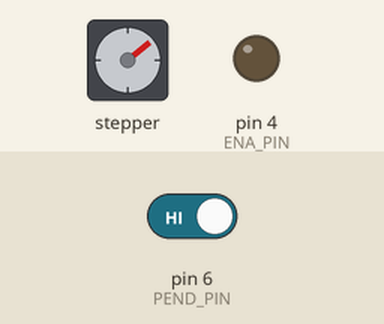
Simulated run of this sketch. Board: Arduino Uno, built with avr-gcc and run on an emulated ATmega328P. Parts: stepper motor, output pins drawn as LEDs (lit = HIGH). The test bench sets the inputs (shaded band); at power-on: pin 6 (PEND_PIN) HIGH. Stepper angles assume 3200 steps per turn; what the sketch prints to the serial monitor is not drawn.

Above: at 1.99 s.
At 12.2 s:
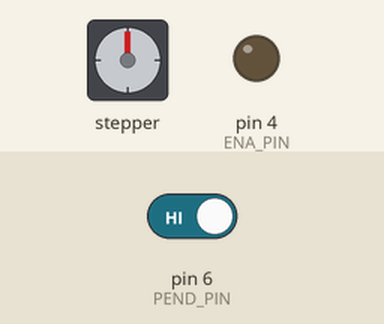
12.3 s: pin 6 (PEND_PIN) driven LOW
At 15.09 s:
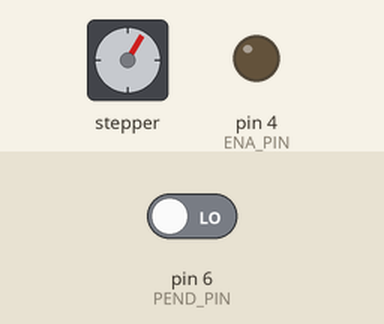
Timing chart, 0 to 26.3 s (numbered marks = the images above; inputs shaded):
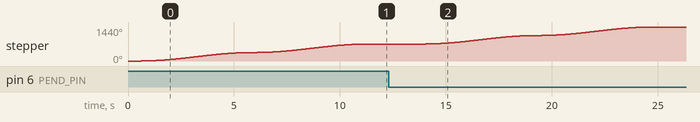

The sketch:

Nema34_libcontrol.ino
```cpp
#include <AccelStepper.h>

#define PUL_PIN 2
#define DIR_PIN 3
#define ENA_PIN 4

#define PEND_PIN 6  // In-position input (PEND+ connected here)

const int stepsPerRev = 3200;  // DIP switch setting

AccelStepper stepper(AccelStepper::DRIVER, PUL_PIN, DIR_PIN);

void setup() {
  pinMode(ENA_PIN, OUTPUT);
  digitalWrite(ENA_PIN, LOW); // Enable driver

  pinMode(PEND_PIN, INPUT_PULLUP);  // PEND active = LOW (depends on wiring)

  Serial.begin(115200);

  stepper.setMaxSpeed(1000);
  stepper.setAcceleration(500);
}

// New function: move and check result
bool moveAndCheck(float angle, bool dir) {
  long steps = (long)(stepsPerRev * (angle / 360.0));
  if (!dir) steps = -steps;

  stepper.moveTo(stepper.currentPosition() + steps);
  stepper.runToPosition();

  // Check PEND feedback
  if (digitalRead(PEND_PIN) == LOW) {
    Serial.println("✅ Move completed successfully (in-position).");
    return true;
  } else {
    Serial.println("❌ Move finished, but in-position signal not received.");
    return false;
  }
}

void loop() {
  Serial.print("PEND state: ");
  Serial.println(digitalRead(PEND_PIN));
  delay(500);
  if (moveAndCheck(360, true)) {
    Serial.println("Task 1 OK");
  } else {
    Serial.println("Task 1 FAILED");
  }

  if (moveAndCheck(360, true)) {
    Serial.println("Task 2 OK");
  } else {
    Serial.println("Task 2 FAILED");
  }
    delay(2000);
}
```
